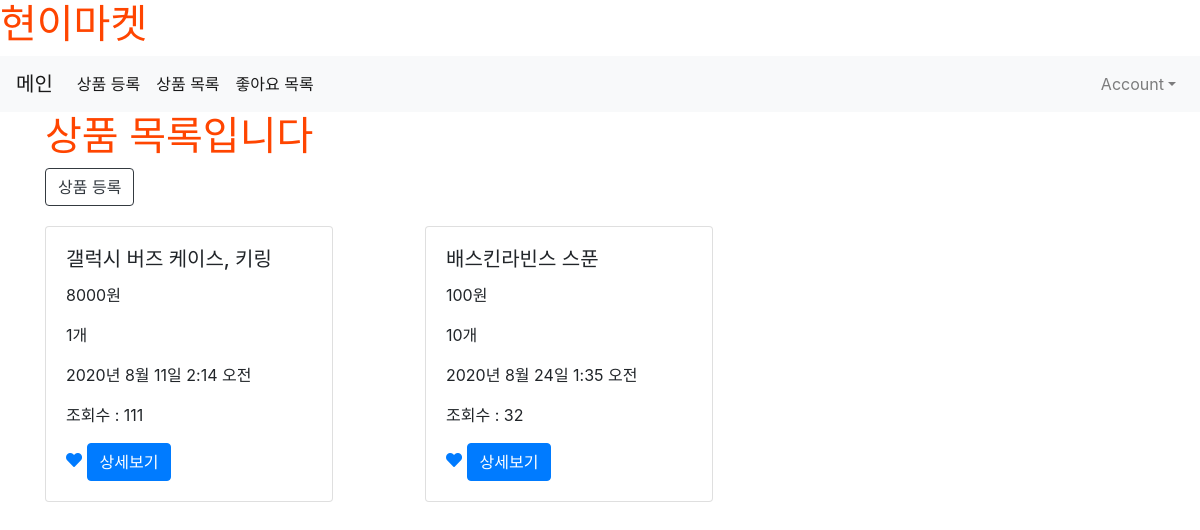
Before: /product/ (signed in) with the older database file.
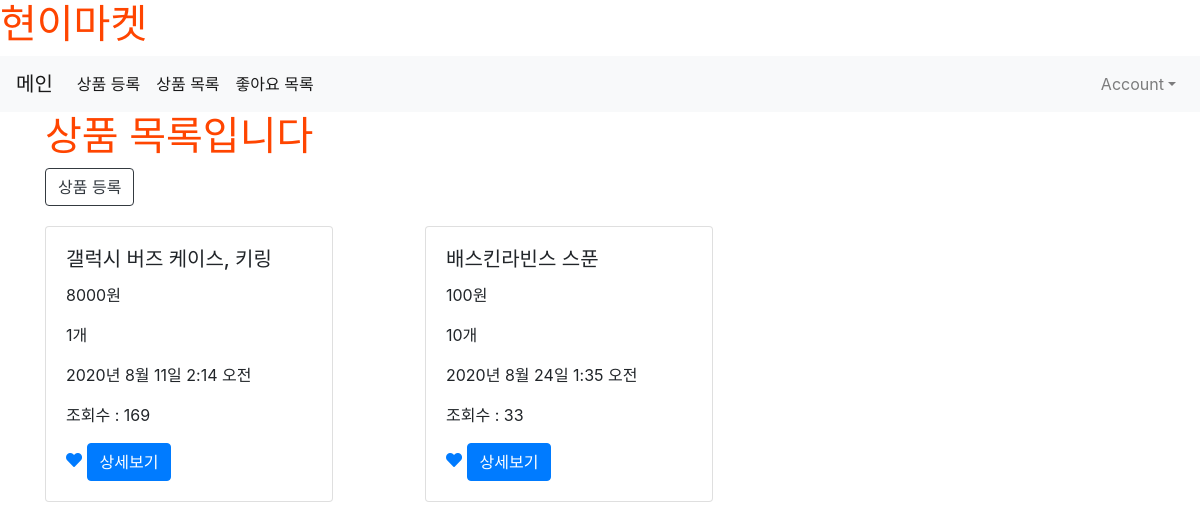
After: the same page with the newer database file.
### product/models.py (models this page shows, shortened)
class Product(models.Model):
    title = models.CharField(max_length= 50, null=False)
    content = models.TextField()
    price = models.CharField(max_length= 50, null=False)
    stock = models.CharField(max_length= 50, null=False)
    image = models.ImageField(upload_to='images/', null=True)
    created_at = models.DateTimeField(auto_now_add = True)
    updated_at = models.DateTimeField(auto_now = True)
    writer = models.ForeignKey(User, on_delete = models.CASCADE, null=True)
    view_count = models.IntegerField(default = 0, null=True)
    like_user_set = models.ManyToManyField(User, blank=True, related_name="like_user_set", through="Like")

### product/views.py (the view)
# urls.py: path('', main, name="main"),
def main(request):
    products = Product.objects.all()
    return render(request, 'product/main.html', {'products':products})

### product/templates/product/main.html
{% extends 'base.html' %}
{% load static %}
{% block content %}
<div>
    {% if user.is_authenticated %}
    <div class="container">
        <h1>상품 목록입니다</h1>
        <a class="btn btn-outline-dark" href="{% url 'product:new' %}">상품 등록</a>
        <div class="row">
            {% for product in products %}
            <div class="col-md-4 col-12">
                <div class="card" style="width: 18rem; margin-top: 20px;">
                    <div class="card-body">
                        <h5 class="card-title">{{ product.title }}</h5>
                        <p class="card-text">{{ product.price }}</p>
                        <p class="card-text">{{ product.stock }}</p>
                        <p>{{ product.created_at }}</p>
                        <p>조회수 : {{ product.view_count }}</p>
                        <a href="{% url 'product:product_like' product.id %}">
                            {% if user in product.like_user_set.all %}
                                <i class="fas fa-heart"></i>
                            {% else %}
                                <i class="far fa-heart"></i>
                            {% endif %}
                        </a>
                        <a href="{% url 'product:show' product.pk %}" class="btn btn-primary">상세보기</a>
                    </div>
                </div>
            </div>
            {% endfor %}
        </div>
    </div>
    {% else %}
        <h3>로그인 후 이용이 가능합니다</h3>
        <a href="{% url 'account_login' %}" class="btn btn-warning">로그인</a>
        <a href="{% url 'account_signup' %}" class="btn btn-warning">회원가입</a>
    {% endif %}
</div>
{% endblock %}

Changed rows visible on the page:
changed Product "갤럭시 버즈 케이스, 키링": view_count "111" → "169"
changed Product "배스킨라빈스 스푼": view_count "32" → "33"
